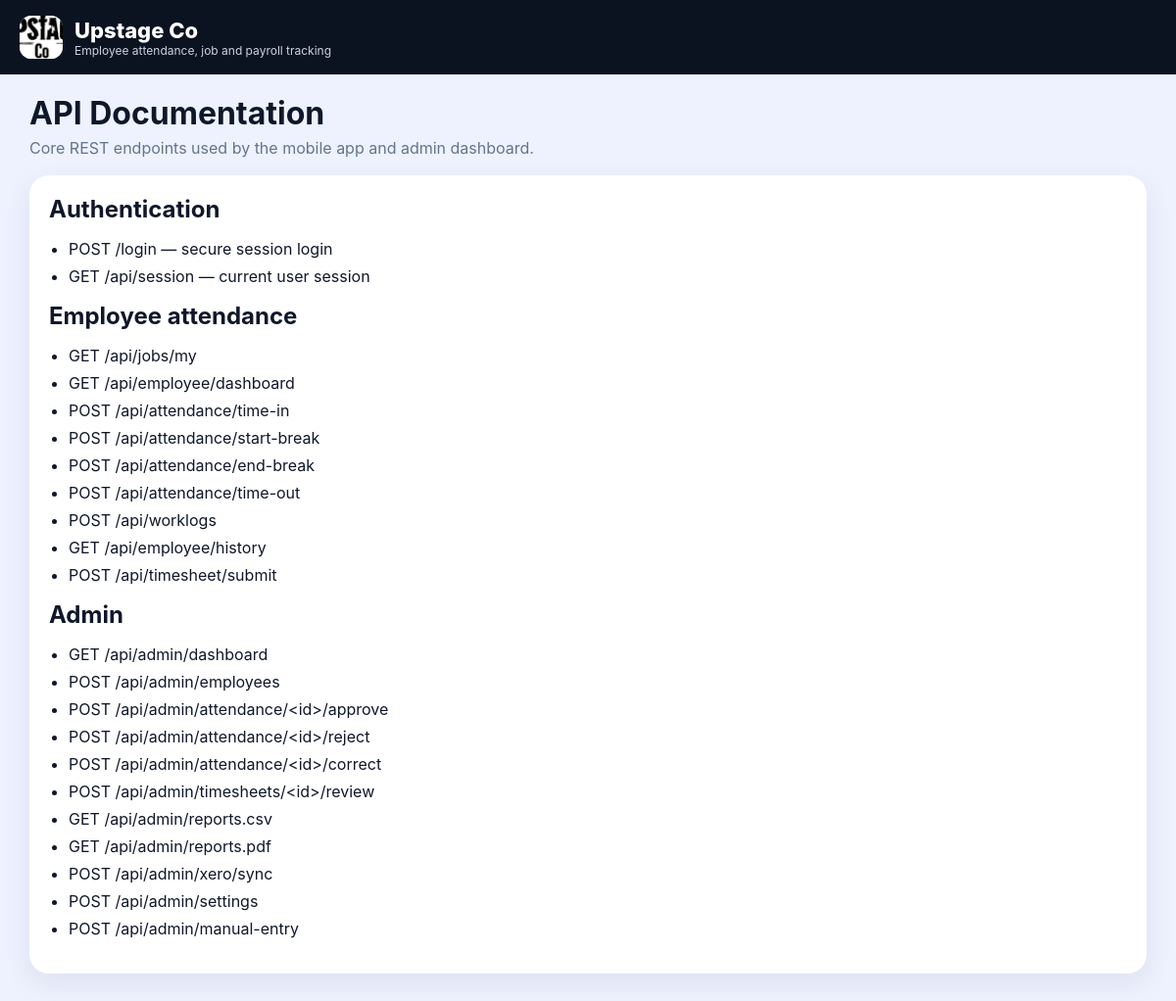
The app's page /docs/api with its own data.
### app.py (models this page shows)
class CompanySettings(db.Model):
    id = db.Column(db.Integer, primary_key=True)
    company_name = db.Column(db.String(120), default="Upstage Co")
    logo_path = db.Column(db.String(255), default="branding/upstage-company-logo.jpg")
    primary_color = db.Column(db.String(20), default="#111111")
    secondary_color = db.Column(db.String(20), default="#444444")
    timezone = db.Column(db.String(50), default="Australia/Melbourne")
    work_week = db.Column(db.String(50), default="Mon-Fri")
    standard_daily_hours = db.Column(db.Float, default=8.0)
    required_photo = db.Column(db.Boolean, default=True)
    required_gps = db.Column(db.Boolean, default=True)
    geofence_enabled = db.Column(db.Boolean, default=True)
    strict_geofence = db.Column(db.Boolean, default=False)
    geofence_name = db.Column(db.String(120), default="Upstage Workshop")
    geofence_lat = db.Column(db.Float, default=-37.8136)
    geofence_lng = db.Column(db.Float, default=144.9631)
    geofence_radius_m = db.Column(db.Float, default=200.0)
    late_threshold_minutes = db.Column(db.Integer, default=10)
    overtime_threshold_hours = db.Column(db.Float, default=8.0)
    paid_break_minutes = db.Column(db.Integer, default=20)
    unpaid_break_minutes = db.Column(db.Integer, default=30)
    allow_gallery_upload = db.Column(db.Boolean, default=False)
    retention_days = db.Column(db.Integer, default=365)
    enable_break_photo = db.Column(db.Boolean, default=False)

### app.py (the view)
@app.route("/docs/api")
def api_docs_page():
    return render_template("api_docs.html")

### app.py (called while the page is built)
@app.context_processor
def inject_helpers():
    settings = CompanySettings.query.first()
    return {"current_user": current_user, "company_settings": settings}

### templates/api_docs.html
{% extends 'base.html' %}
{% block content %}
<div class="page-title"><h1>API Documentation</h1><p>Core REST endpoints used by the mobile app and admin dashboard.</p></div>
<div class="card prose">
  <h2>Authentication</h2>
  <ul><li>POST /login — secure session login</li><li>GET /api/session — current user session</li></ul>
  <h2>Employee attendance</h2>
  <ul>
    <li>GET /api/jobs/my</li>
    <li>GET /api/employee/dashboard</li>
    <li>POST /api/attendance/time-in</li>
    <li>POST /api/attendance/start-break</li>
    <li>POST /api/attendance/end-break</li>
    <li>POST /api/attendance/time-out</li>
    <li>POST /api/worklogs</li>
    <li>GET /api/employee/history</li>
    <li>POST /api/timesheet/submit</li>
  </ul>
  <h2>Admin</h2>
  <ul>
    <li>GET /api/admin/dashboard</li>
    <li>POST /api/admin/employees</li>
    <li>POST /api/admin/attendance/&lt;id&gt;/approve</li>
    <li>POST /api/admin/attendance/&lt;id&gt;/reject</li>
    <li>POST /api/admin/attendance/&lt;id&gt;/correct</li>
    <li>POST /api/admin/timesheets/&lt;id&gt;/review</li>
    <li>GET /api/admin/reports.csv</li>
    <li>GET /api/admin/reports.pdf</li>
    <li>POST /api/admin/xero/sync</li>
    <li>POST /api/admin/settings</li>
    <li>POST /api/admin/manual-entry</li>
  </ul>
</div>
{% endblock %}

### templates/base.html (shortened to what this page needs)
<!doctype html>
<html lang="en">
<head>
  <link rel="stylesheet" href="{{ url_for('static', filename='css/styles.css') }}">
</head>
<body>
  <header class="topbar">
    <div>
      <div class="brand-row">
        <img class="brand-logo" src="{{ url_for('static', filename=(company_settings.logo_path if company_settings and company_settings.logo_path else 'branding/upstage-logo.png')) }}" alt="Company logo">
        <div>
          <div class="brand">{{ company_settings.company_name if company_settings else 'Upstage Time' }}</div>
          <div class="subtitle">Employee attendance, job and payroll tracking</div>
        </div>
      </div>
    </div>
  </header>
  <main class="container">
    {% block content %}{% endblock %}
  </main>
</body>
</html>

### static/css/styles.css (style rules this page uses)
:root { --bg:#0b1220; --card:#ffffff; --muted:#64748b; --text:#0f172a; --line:#e2e8f0; --primary:#2563eb; --secondary:#0ea5a4; --danger:#dc2626; --surface:#f8fafc; }
* { box-sizing:border-box }
body { margin:0;font-family:Inter,Arial,sans-serif;background:#eef2ff;color:var(--text) }
h1,h2,h3,p { margin:0 }
img { max-width:100%;display:block }
.topbar { background:var(--bg);color:#fff;padding:16px 20px;display:flex;justify-content:space-between;gap:20px;align-items:center;position:sticky;top:0;z-index:10 }
.brand-row { display:flex;align-items:center;gap:12px }
.brand-logo { width:44px;height:44px;border-radius:12px;object-fit:cover;background:#fff }
.brand { font-size:22px;font-weight:800 }
.subtitle { font-size:12px;color:#cbd5e1 }
.container { max-width:1180px;margin:0 auto;padding:20px }
.card,.login-card { background:var(--card);border-radius:20px;padding:20px;box-shadow:0 10px 30px rgba(15,23,42,.08);margin-bottom:18px }
.page-title { margin-bottom:18px }
.page-title p { color:var(--muted);margin-top:6px }
.prose ul { padding-left:20px }
.prose li { margin:8px 0 }

### records on screen
CompanySettings: logo_path (picture), company_name "Upstage Co"
